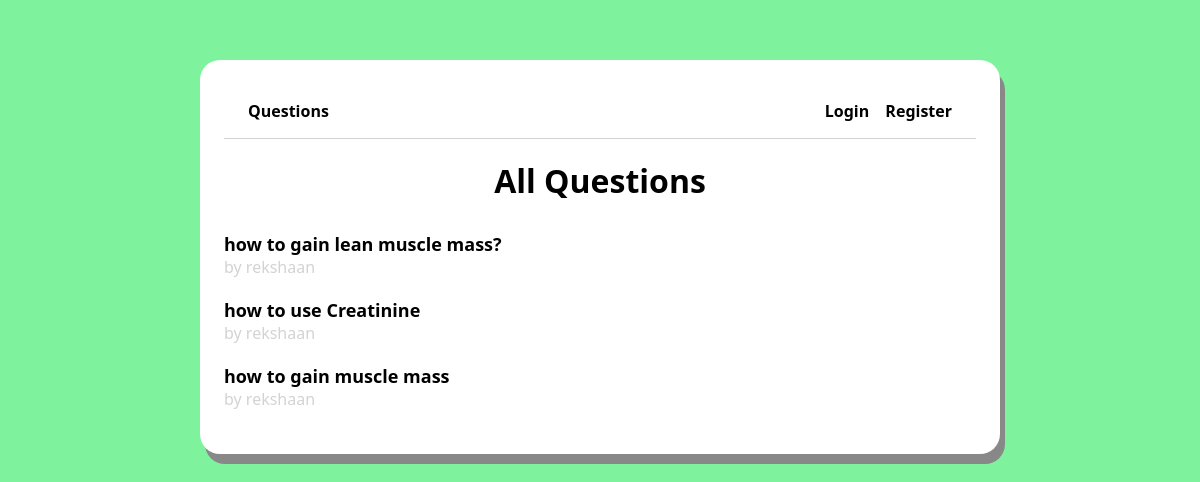
The page / on the database its author committed.
### main/models.py (models this page shows, shortened)
class Question(models.Model):
    author = models.ForeignKey(User, null=False, on_delete=models.CASCADE)
    title = models.CharField(max_length=200, null=False)
    body = models.TextField(null=False)
    created_at = models.DateTimeField(auto_now_add=True)
    updated_at = models.DateTimeField(auto_now=True)

### main/views.py (the view)
# urls.py: path('', views.homePage, name="index"),
def homePage(request):
    questions = Question.objects.all().order_by('-created_at')
    context = {
        'questions': questions
    }
    return render(request, 'homepage.html', context)

### main/templates/homepage.html (shortened to what this page needs)
<!DOCTYPE html>
<html lang="en">
<head>
</head>
<body>
{% extends 'layouts/page.html' %}
{% block content %}
<div class="page">
    <h1 class="title">All Questions</h1>
{% for question in questions %}
<div class="question-list-item">
    <a href="{% url 'question' question.id %}">
        <p class="question-list-item-title">
            {{ question.title }}
        </p>
        <p class="question-list-item-author">
            by {{ question.author.username }}
        </p>
    </a>
</div>
{% endfor %}
</div>
{% endblock %}

### main/static/css/styles.css (style rules this page uses)
html, body { font-family: Segoe UI; background-color: #7ef29d; }
*, *::after, *::before { box-sizing: border-box; }
a { text-decoration:none; }
.page { display:flex; flex-direction:column; }
.title { margin:20px auto 30px auto; font-weight:900; }
.question-list-item { margin-bottom:20px; }
.question-list-item-title { color:black; font-size:18px; font-weight:900; margin: 0 }
.question-list-item-author { color: #D3D3D3; margin: 0; }

### rows shown on the page
Question: title "how to gain lean muscle mass?", author.username "rekshaan"
Question: title "how to use Creatinine", author.username "rekshaan"
Question: title "how to gain muscle mass", author.username "rekshaan"
